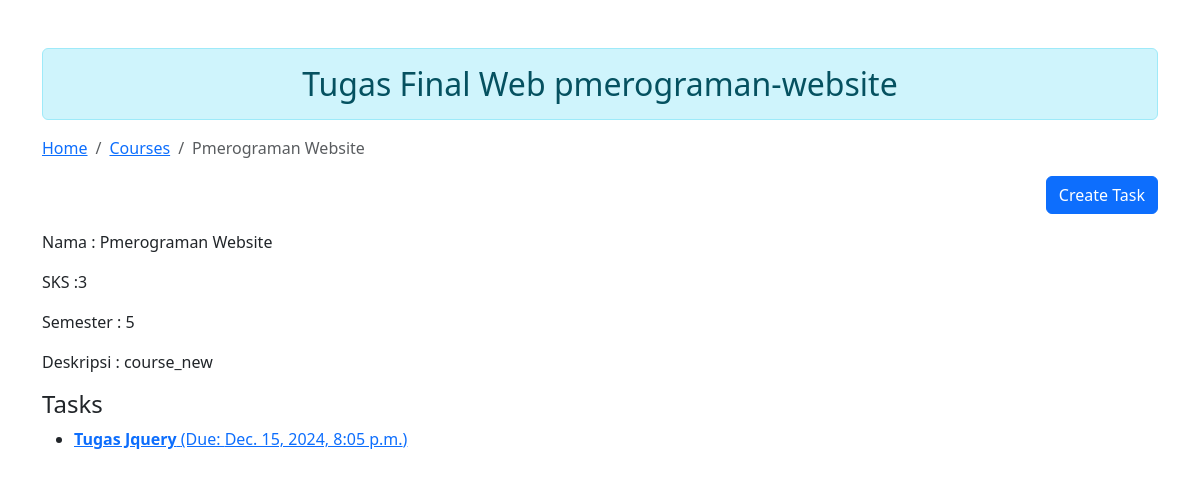
/courses/pmerograman-website, run on an earlier commit of the app's database.
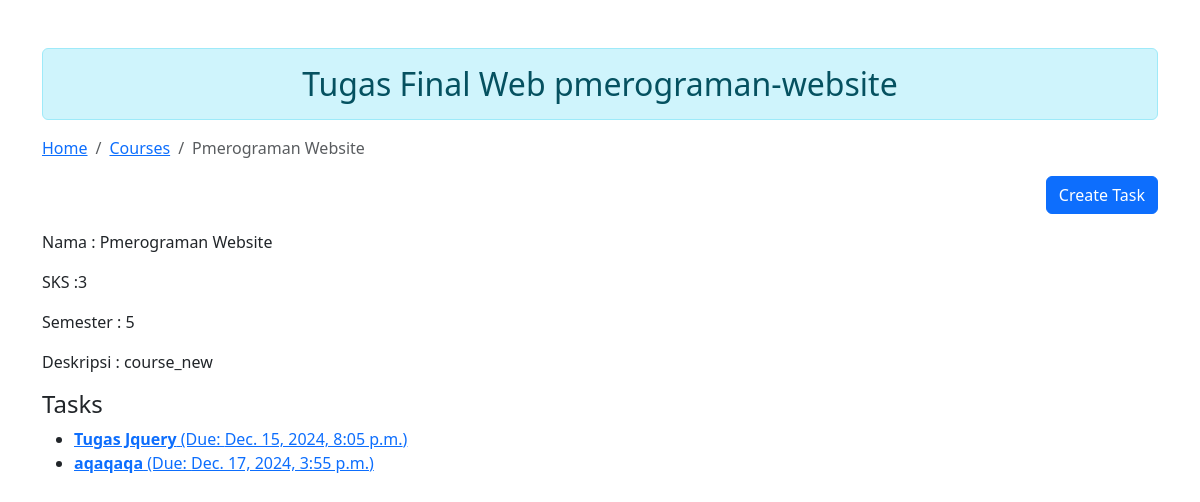
And on a later commit of the database.
### tasks/models.py (models this page shows, shortened)
class Task(models.Model):
    STATUS_CHOICES = [
        ('pending', 'Pending'),
        ('in_progress', 'In Progress'),
        ('completed', 'Completed'),
    ]
    title = models.CharField(max_length=200)
    description = models.TextField(blank=True, null=True)
    link = models.URLField(blank=True, null=True)
    due_date = models.DateTimeField()
    status = models.CharField(
        max_length=20,
        choices=STATUS_CHOICES,
        default='pending'
    )
    course = models.ForeignKey(
        courses.Course,
        on_delete=models.CASCADE,
        null=True,
        blank=True,
        related_name="tasks"
    )

### courses/views.py (the view)
# urls.py: path("<slug:slug>", views.CourseDetailView.as_view(), name="course_detail"),
class CourseDetailView(DetailView):
    model = models.Course
    template_name = 'courses/detail.html'
    slug_field = 'slug'
    slug_url_kwarg = 'slug'
    def get_context_data(self, **kwargs):
        context = super().get_context_data(**kwargs)
        course = self.get_object()
        context['Course'] = course
        context['Slug'] = course.slug
        context['Tasks'] = course.tasks.all()
        return context

### courses/templates/courses/detail.html (shortened to what this page needs)
{% load static %}
<!DOCTYPE html>
<html lang="en">
  <head>
    <link
      href="https://cdn.jsdelivr.net/npm/bootstrap@5.3.3/dist/css/bootstrap.min.css"
      rel="stylesheet"
    />
  </head>
  <body>
    <div class="container mt-5">
      <h2 class="text-center alert alert-info">Tugas Final Web {{Slug}}</h2>
      <nav aria-label="breadcrumb">
        <ol class="breadcrumb">
          <li class="breadcrumb-item"><a href="/">Home</a></li>
          <li class="breadcrumb-item"><a href="/courses">Courses</a></li>
          <li class="breadcrumb-item active" aria-current="page">{{Course.name}}</li>
        </ol>
      </nav>
      <div class="d-flex justify-content-end">
          <a href="{% url 'tasks:task_new_for_course' Course.id %}" class="btn btn-primary mb-3">
            Create Task
          </a>
      </div>
      <main>
        <p>Nama : {{Course.name}}</p>
        <p>SKS :{{Course.sks}}</p>
        <p>Semester : {{Course.semester}}</p>
        <p>Deskripsi : {{Course.description}}</p>
        <h4>Tasks</h4>
        {% if Tasks %}
        <ul>
            {% for task in Tasks %}
                <li>
                  <a href="{% url 'tasks:tasks_detail' tasks_id=task.id %}">
                    <strong>{{ task.title }}</strong>  (Due: {{ task.due_date }})
                  </a>
                </li>
            {% endfor %}
        </ul>
      {% else %}
        <p>No tasks assigned to this course.</p>
      {% endif %}
      </main>
  </body>
</html>

What changed in the data, as far as the page shows it:
added Task: title "aqaqaqa", due_date "Dec. 17, 2024, 3:55 p.m."
